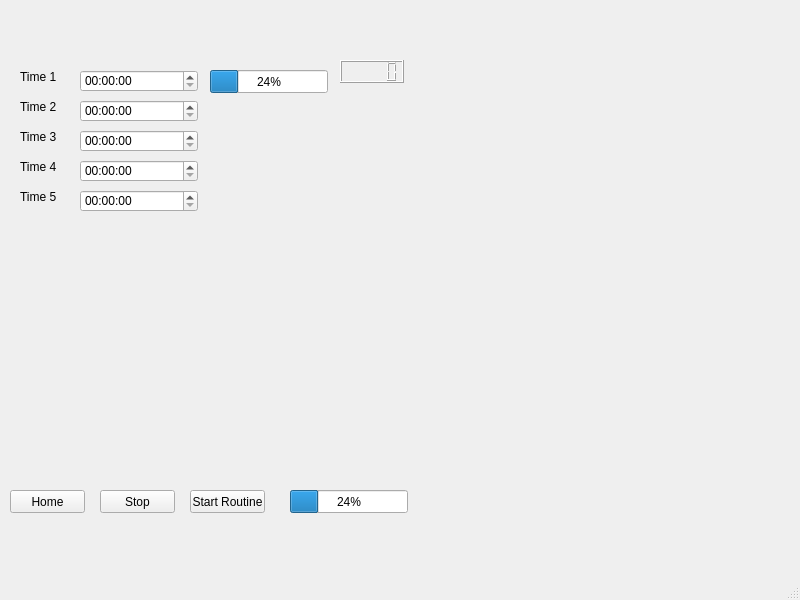
<?xml version="1.0" encoding="UTF-8"?>
<ui version="4.0">
 <class>MainWindow</class>
 <widget class="QMainWindow" name="MainWindow">
  <property name="geometry">
   <rect>
    <x>0</x>
    <y>0</y>
    <width>800</width>
    <height>600</height>
   </rect>
  </property>
  <property name="windowTitle">
   <string>MainWindow</string>
  </property>
  <widget class="QWidget" name="centralwidget">
   <widget class="QPushButton" name="pushButton">
    <property name="geometry">
     <rect>
      <x>10</x>
      <y>490</y>
      <width>75</width>
      <height>23</height>
     </rect>
    </property>
    <property name="text">
     <string>Home</string>
    </property>
   </widget>
   <widget class="QPushButton" name="pushButton_2">
    <property name="geometry">
     <rect>
      <x>100</x>
      <y>490</y>
      <width>75</width>
      <height>23</height>
     </rect>
    </property>
    <property name="text">
     <string>Stop</string>
    </property>
   </widget>
   <widget class="QPushButton" name="pushButton_3">
    <property name="geometry">
     <rect>
      <x>190</x>
      <y>490</y>
      <width>75</width>
      <height>23</height>
     </rect>
    </property>
    <property name="text">
     <string>Start Routine</string>
    </property>
   </widget>
   <widget class="QTimeEdit" name="TimeA">
    <property name="geometry">
     <rect>
      <x>80</x>
      <y>70</y>
      <width>118</width>
      <height>22</height>
     </rect>
    </property>
   </widget>
   <widget class="QLabel" name="Time1">
    <property name="geometry">
     <rect>
      <x>20</x>
      <y>70</y>
      <width>47</width>
      <height>14</height>
     </rect>
    </property>
    <property name="text">
     <string>Time 1</string>
    </property>
   </widget>
   <widget class="QTimeEdit" name="TimeB">
    <property name="geometry">
     <rect>
      <x>80</x>
      <y>100</y>
      <width>118</width>
      <height>22</height>
     </rect>
    </property>
   </widget>
   <widget class="QLabel" name="Time1_2">
    <property name="geometry">
     <rect>
      <x>20</x>
      <y>100</y>
      <width>47</width>
      <height>14</height>
     </rect>
    </property>
    <property name="text">
     <string>Time 2</string>
    </property>
   </widget>
   <widget class="QTimeEdit" name="TimeC">
    <property name="geometry">
     <rect>
      <x>80</x>
      <y>130</y>
      <width>118</width>
      <height>22</height>
     </rect>
    </property>
   </widget>
   <widget class="QLabel" name="Time1_3">
    <property name="geometry">
     <rect>
      <x>20</x>
      <y>130</y>
      <width>47</width>
      <height>14</height>
     </rect>
    </property>
    <property name="text">
     <string>Time 3</string>
    </property>
   </widget>
   <widget class="QTimeEdit" name="TimeD">
    <property name="geometry">
     <rect>
      <x>80</x>
      <y>160</y>
      <width>118</width>
      <height>22</height>
     </rect>
    </property>
   </widget>
   <widget class="QLabel" name="Time1_4">
    <property name="geometry">
     <rect>
      <x>20</x>
      <y>160</y>
      <width>47</width>
      <height>14</height>
     </rect>
    </property>
    <property name="text">
     <string>Time 4</string>
    </property>
   </widget>
   <widget class="QTimeEdit" name="TimeE">
    <property name="geometry">
     <rect>
      <x>80</x>
      <y>190</y>
      <width>118</width>
      <height>22</height>
     </rect>
    </property>
   </widget>
   <widget class="QLabel" name="Time1_5">
    <property name="geometry">
     <rect>
      <x>20</x>
      <y>190</y>
      <width>47</width>
      <height>14</height>
     </rect>
    </property>
    <property name="text">
     <string>Time 5</string>
    </property>
   </widget>
   <widget class="QProgressBar" name="progressBar">
    <property name="geometry">
     <rect>
      <x>210</x>
      <y>70</y>
      <width>118</width>
      <height>23</height>
     </rect>
    </property>
    <property name="value">
     <number>24</number>
    </property>
   </widget>
   <widget class="QLCDNumber" name="lcdNumber">
    <property name="geometry">
     <rect>
      <x>340</x>
      <y>60</y>
      <width>64</width>
      <height>23</height>
     </rect>
    </property>
   </widget>
   <widget class="QProgressBar" name="progressBar_2">
    <property name="geometry">
     <rect>
      <x>290</x>
      <y>490</y>
      <width>118</width>
      <height>23</height>
     </rect>
    </property>
    <property name="value">
     <number>24</number>
    </property>
   </widget>
  </widget>
  <widget class="QMenuBar" name="menubar">
   <property name="geometry">
    <rect>
     <x>0</x>
     <y>0</y>
     <width>800</width>
     <height>22</height>
    </rect>
   </property>
  </widget>
  <widget class="QStatusBar" name="statusbar"/>
 </widget>
 <resources/>
 <connections/>
</ui>
